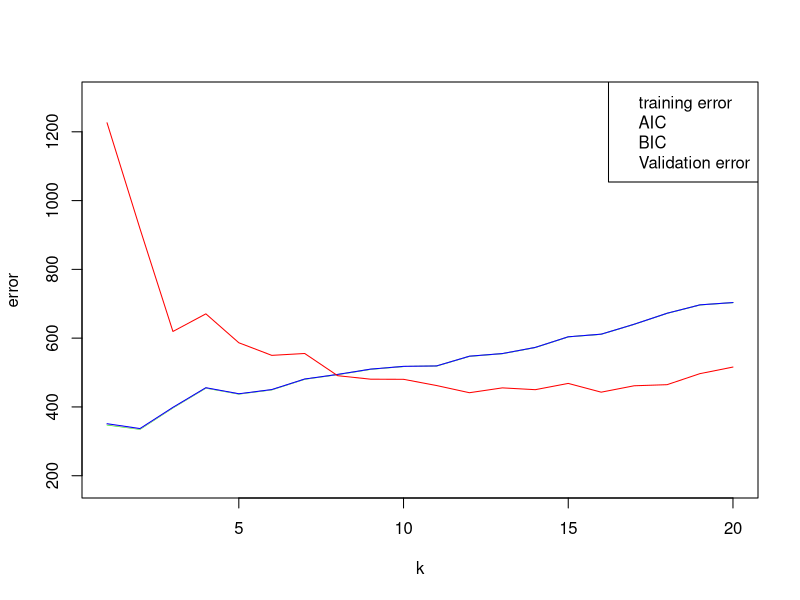
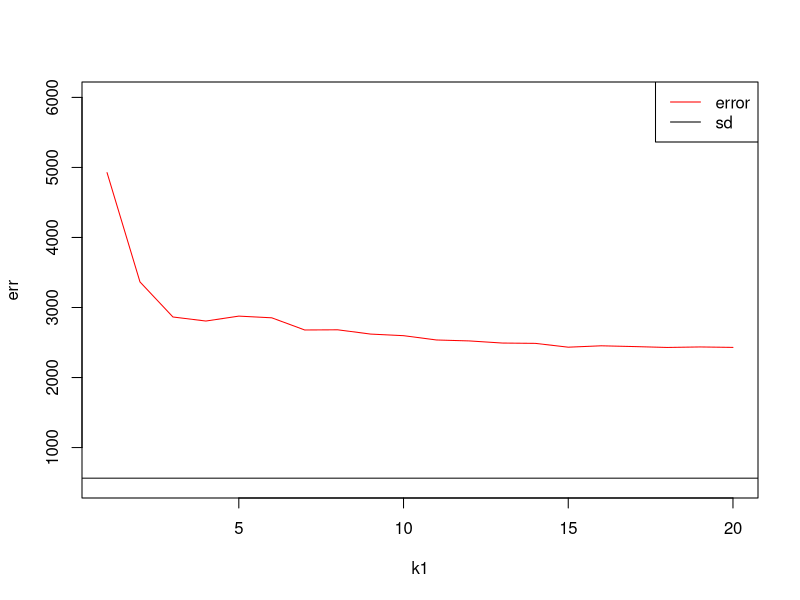

These charts were generated, in order, by the following R code:
## ---- chunk 1
set.seed(10)
library('MASS')
data <- mcycle
train_data_ind <- sample(dim(data)[1], dim(data)[1]*0.75) 
train_data <- data[train_data_ind,]
test_data <- data[-train_data_ind,]
train_y <- train_data$accel
train_x <- matrix(train_data$times, length(train_data$times), 1)
test_y <- test_data$accel
test_x <- matrix(test_data$times, length(test_data$times), 1)

## ---- chunk 2

Nadaraya_Watson <- function(y,x,x0,kern,...){
  a <- t(apply(x0, 1, function(x0_){
    k <- kern(x,x0_,...)
    k/sum(k)
    }))

    y_hat <- drop(a %*% y)
    attr(y_hat,"k") <- a
    return(y_hat)
}

kernel_k_nearest_neighbors <- function(x, x0, t=1) {
  ## compute distance betwen each x and x0
  z <- t(t(x) - x0)
  d <- sqrt(rowSums(z*z))

  ## initialize kernel weights to zero
  w <- rep(0, length(d))
  
  ## set weight to 1 for k nearest neighbors
  w[order(d)[1:t]] <- 1
  
  return(w)
}
k1 <- seq(1,20,1)
for (i in k1){
  y_hat <- Nadaraya_Watson(y = train_y,x = train_x,x0 = test_x, kern = kernel_k_nearest_neighbors, t = i)
}

## ---- chunk 3
effective_df <- function(y, x, kern, ...) {
  y_hat <- Nadaraya_Watson(y, x, x,
    kern=kern, ...)
  sum(diag(attr(y_hat, 'k')))
}


loss_squared_error <- function(y, yhat)
  (y - yhat)^2

error <- function(y, yhat, loss=loss_squared_error)
  mean(loss(y, yhat))

aic <- function(y, yhat, d)
  error(y, yhat) + 2/length(y)*d

bic <- function(y, yhat, d)
  error(y, yhat) + log(length(y))/length(y)*d

AIC <- rep(0,1)
BIC <- rep(0,1)
training_error <- rep(0,1)
testing_error <- rep(0,1)
s = 1

for (i in (1:length(k1))){
  edf <- effective_df(train_y, train_x, kernel_k_nearest_neighbors, t=k1[i])
  y_hat_train <- Nadaraya_Watson(y = train_y,x = train_x,x0 = train_x, kern = kernel_k_nearest_neighbors, t = k1[i])
  y_hat_test <- Nadaraya_Watson(y = train_y,x = train_x,x0 = test_x, kern = kernel_k_nearest_neighbors, t = k1[i])
  AIC[i] <- aic(train_y, y_hat_train,edf)
  BIC[i] <- bic(train_y, y_hat_train,edf)
  training_error[i] <- error(train_y, y_hat_train)
  testing_error[i] <- error(test_y, y_hat_test)
}
print(training_error)
print(testing_error)
print(AIC)
print(BIC)

plot(k1,training_error,type = "l", col = "green",ylim = c(180,1300),xlab = "k",ylab = "error")
lines(k1,AIC,col = "pink",type = "l")
lines(k1,BIC,col = "blue",type = "l")
lines(k1,testing_error,col = "red",type = "l")
legend("topright", c("training error", "AIC", "BIC", "Validation error"), col = c("green","pink","blue","red"))

## ---- chunk 4
f <- 5
k1 <- seq(1,20,1)
folds <- sample(rep(1:5,length(data)))
err <- rep(0,1)
for (i in (1:length(k1))){
  e <- rep(0,5)
  for (j in (1:5)){
    train_y <- train_data$accel[folds!= j]
    train_x <- matrix(data$times[folds!= j], length(train_data$times[folds!= j]), 1)
    test_y <- test_data$accel
    test_x <- matrix(test_data$times[folds== j], length(test_data$times[folds== j]), 1)
    # train model
    y_hat <- Nadaraya_Watson(y = train_y,x = train_x,x0 = test_x, kern = kernel_k_nearest_neighbors, t = k1[i])
    # error of every validation
    
    e[j] <- error(test_y, y_hat)
  }
  print(e)
  err[i] <- mean(e)
}

## ---- chunk 5
sd <- sd(err)
plot(k1,err,type = "l",col = "red", ylim = c(500,6000))
abline(h = sd)
legend("topright",c("error", "sd"), col = c("red", "black"),lty = 1 )
